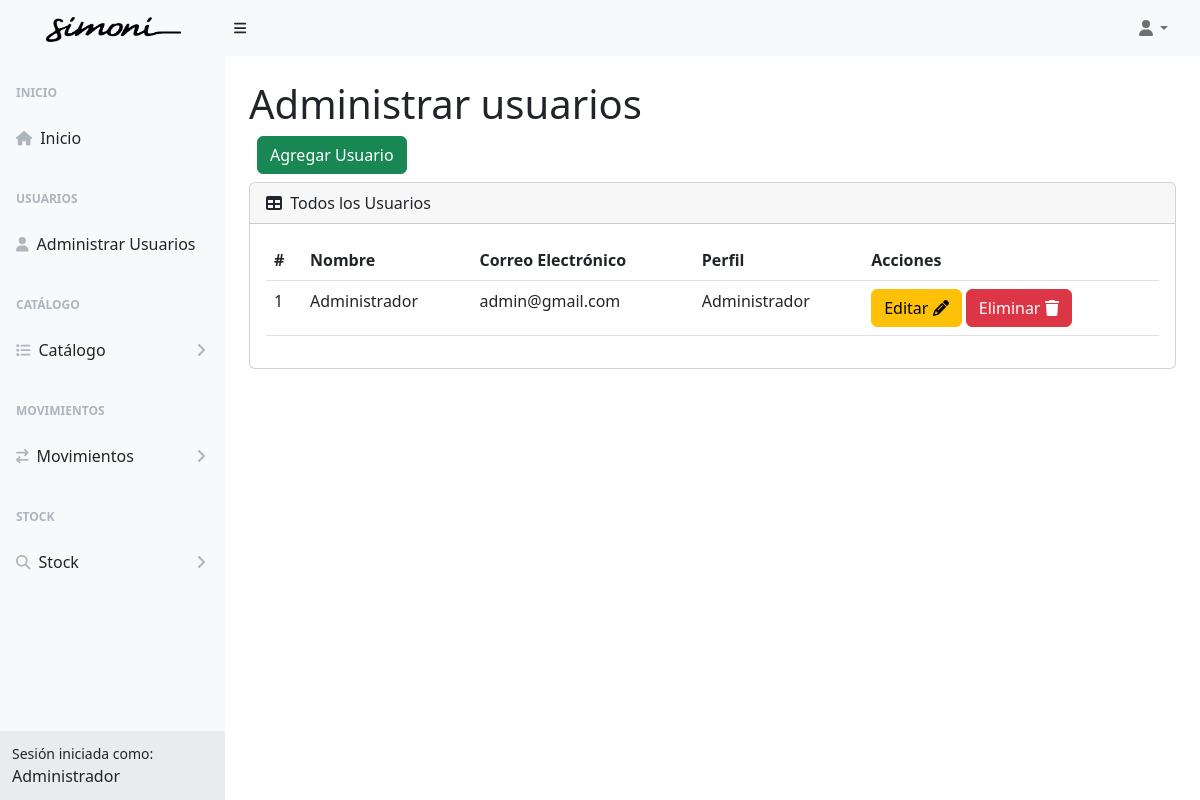
The app's page /usuario (signed in), older data.
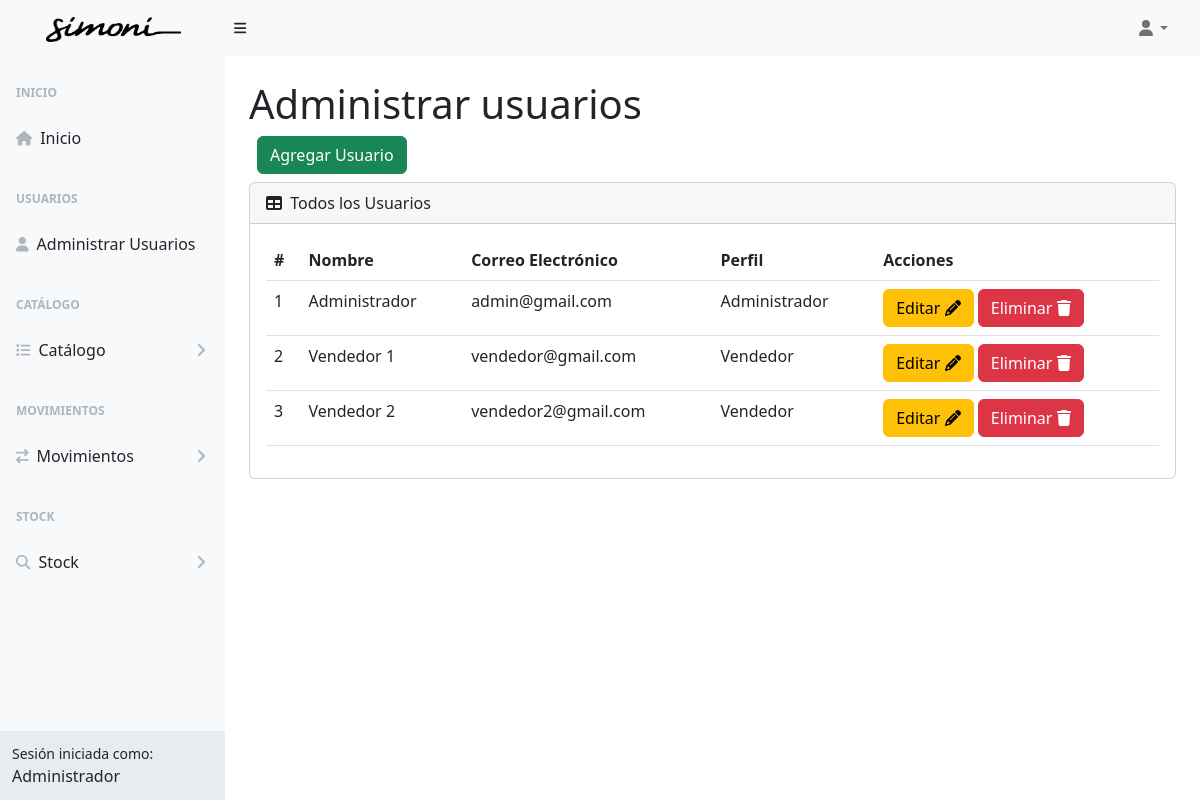
The same page, newer data.
### tables this page shows
CREATE TABLE `tba_usuario`  (
  `IdUsuario` int NOT NULL AUTO_INCREMENT,
  `IdPerfilUsuario` int NOT NULL,
  `NombreUsuario` varchar(50) NOT NULL,
  `CorreoUsuario` varchar(255) NOT NULL,
  `PasswordUsuario` varchar(255) NOT NULL,
  `CelularUsuario` int NULL DEFAULT NULL,
  `FechaCreacion` date NOT NULL,
  `FechaActualizacion` date NOT NULL,
  `UltimaConexion` datetime NULL DEFAULT NULL,
  PRIMARY KEY (`IdUsuario`) USING BTREE,
  INDEX `tba_usuario_fkPerfilUsuario`(`IdPerfilUsuario`) USING BTREE,
  CONSTRAINT `tba_usuario_fkPerfilUsuario` FOREIGN KEY (`IdPerfilUsuario`) REFERENCES `tba_perfilusuario` (`IdPerfilUsuario`) ON DELETE RESTRICT ON UPDATE RESTRICT
);

CREATE TABLE `tba_perfilusuario`  (
  `IdPerfilUsuario` int NOT NULL AUTO_INCREMENT,
  `NombrePerfil` varchar(20) NULL DEFAULT NULL,
  PRIMARY KEY (`IdPerfilUsuario`) USING BTREE
);

### controller/plantilla.controller.php (called while the page is built)
<?php
class ControllerPlantilla
{
  static public function ctrPlantilla()
  {
    include "view/plantilla.php";
  }
}

### index.php (called while the page is built, shortened)
<?php
require_once "controller/plantilla.controller.php";
require_once "controller/usuarios.controller.php";
require_once "controller/salidas.controller.php";
require_once "model/usuarios.model.php";
$plantilla = new ControllerPlantilla();
$plantilla -> ctrPlantilla();

### controller/usuarios.controller.php (called while the page is built, shortened)
<?php
class ControllerUsuarios
{
  static public function ctrMostrarUsuarios()
  {
    $tabla = "tba_usuario";
    $listaUsuarios = ModelUsuarios::mdlMostrarUsuarios($tabla);
    return $listaUsuarios;
  }
}

### model/conexion.php (called while the page is built)
<?php
class Conexion
{
  static public function conn()
  {
    $link = new PDO("mysql:host=localhost;dbname=db_joyeriasimoni","root","");
		$link->exec("set names utf8");
		return $link;
  }
}

### model/usuarios.model.php (called while the page is built, shortened)
<?php
require_once "conexion.php";
class ModelUsuarios
{
  static public function mdlMostrarUsuarios($tabla)
  {
    $statement = Conexion::conn()->prepare("SELECT tba_usuario.IdUsuario, tba_usuario.NombreUsuario, tba_usuario.CorreoUsuario, tba_usuario.IdPerfilUsuario, tba_perfilusuario.NombrePerfil FROM $tabla INNER JOIN tba_perfilusuario ON tba_usuario.IdPerfilUsuario = tba_perfilusuario.IdPerfilUsuario ORDER BY IdUsuario ASC");
    $statement -> execute();
    return $statement -> fetchAll();
  }
}

### view/modules/usuario.php (the view, shortened to what this page needs)
        </div>
      </div>
      <div class="sb-sidenav-footer">
        <div class="small">Sesión iniciada como:</div>
        <?php echo $_SESSION["nombreUsuario"] ?>
      </div>
    </nav>
  </div>
  <div id="layoutSidenav_content">
    <main class="bg">
      <div class="container-fluid px-4">
        <h1 class="mt-4">Administrar usuarios</h1>
          <div class="d-flex m-2">
            <button type="button" class="btn btn-success" data-bs-toggle="modal" data-bs-target="#modalAgregarUsuario">
              Agregar Usuario
            </button>
          </div>
        <div class="card mb-4">
          <div class="card-header">
            <i class="fas fa-table me-1"></i>
            Todos los Usuarios
          </div>
          <div class="card-body">
            <table id="datatablesSimple" class="data-table-Usuario table">
              <thead>
                <tr>
                  <th>#</th>
                  <th>Nombre</th>
                  <th>Correo Electrónico</th>
                  <th>Perfil</th>
                  <th>Acciones</th>
                </tr>
              </thead>
              <tbody>
                <?php
                $usuarios = ControllerUsuarios::ctrMostrarUsuarios();
                foreach ($usuarios as $key => $value)
                {
                  echo
                  '<tr>
                    <td>'.($key + 1).'</td>
                    <td>'.$value["NombreUsuario"].'</td>
                    <td>'.$value["CorreoUsuario"].'</td>
                    <td>'.$value["NombrePerfil"].'</td>
                    <td>
                      <button class="btn btn-warning btnEditarUsuario" codUsuario="'.$value["IdUsuario"].'" data-bs-toggle="modal" data-bs-target="#modalEditarUsuario">Editar <i class="fa-solid fa-pencil"></i></button>
                      <button class="btn btn-danger btnEliminarUsuario" codUsuario="'.$value["IdUsuario"].'">Eliminar <i class="fa-solid fa-trash"></i></button>
                    </td>
                  </tr>';
                }
                ?>
              </tbody>
            </table>
          </div>
        </div>
      </div>
    </main>
  </div>
</div>

### view/plantilla.php (shortened to what this page needs)
<!DOCTYPE html>
<html lang="es">
<head>
  <?php require "modules/header.php" ?>
</head>
  <?php
    if (isset($_SESSION["login"]) && $_SESSION["login"] == "ok")
    {
      echo '<body class="sb-nav-fixed">';
      include "modules/navbar.php";
      echo '
      <div id="layoutSidenav">
        <div id="layoutSidenav_nav">
          <nav class="sb-sidenav accordion sb-sidenav-light" id="sidenavAccordion">
            <div class="sb-sidenav-menu">
              <div class="nav">';
      include "modules/menu.php";
      if(isset($_GET["ruta"]))
      {
        if(
          $_GET["ruta"] == "home" ||
          $_GET["ruta"] == "usuario" ||
          $_GET["ruta"] == "categoria" ||
          $_GET["ruta"] == "producto" ||
          $_GET["ruta"] == "tienda" ||
          $_GET["ruta"] == "stock" ||
          $_GET["ruta"] == "ingresos" ||
          $_GET["ruta"] == "salidas" ||
          $_GET["ruta"] == "crearIngreso" ||
          $_GET["ruta"] == "crearSalida" ||
          $_GET["ruta"] == "buscarRecurso" ||
          $_GET["ruta"] == "editarIngreso" ||
          $_GET["ruta"] == "signout"
        )
        {
          include "modules/".$_GET["ruta"].".php";
        }
        else
        {
          include "web/404.html";
        }
      }
      else
      {
        include "modules/home.php";
      }
      echo '<footer>';
      include "modules/footer.php";
      echo '</footer>';
    }
    else
    {
      include "modules/login.php";
    }
  ?>
</body>
</html>

### view/modules/header.php (shortened to what this page needs)
<link href="https://cdn.jsdelivr.net/npm/simple-datatables@7.1.2/dist/style.min.css" rel="stylesheet" />
<link href="css/styles.css" rel="stylesheet" />
<link href="css/styles-simoni.css" rel="stylesheet" />
<link href="https://cdn.jsdelivr.net/npm/sweetalert2@11.7.5/dist/sweetalert2.min.css" rel="stylesheet">

### view/modules/navbar.php (shortened to what this page needs)
  <nav class="sb-topnav navbar navbar-expand navbar-light bg-light">
  <a class="navbar-brand ps-3" href="index.php"><img class="imagenHeader" src="images/logo-negro.png" ></a>
  <button class="btn btn-link btn-sm order-1 order-lg-0 me-4 me-lg-0" id="sidebarToggle" href="#!"><i class="fas fa-bars"></i></button>
  <ul class="navbar-nav ms-auto ms-md-0 me-3 me-lg-4">
    <li class="nav-item dropdown">
      <a class="nav-link dropdown-toggle" id="navbarDropdown" href="#" role="button" data-bs-toggle="dropdown" aria-expanded="false"><i class="fas fa-user fa-fw"></i></a>
    </li>
  </ul>
</nav>

### view/modules/menu.php (shortened to what this page needs)
<div class="sb-sidenav-menu-heading">Inicio</div>
<a class="nav-link" href="home">
  <div class="sb-nav-link-icon"><i class="fas fa-home"></i></div>
  Inicio
</a>
<?php
  if($_SESSION["perfilUsuario"] == "1")
  {
?>
  <div class="sb-sidenav-menu-heading">Usuarios</div>
  <a class="nav-link" href="usuario">
    <div class="sb-nav-link-icon"><i class="fas fa-user"></i></div>
    Administrar Usuarios
  </a>
  <div class="sb-sidenav-menu-heading">Catálogo</div>
  <a class="nav-link collapsed" href="#" data-bs-toggle="collapse" data-bs-target="#listaCatalogo" aria-expanded="false" aria-controls="collapseLayouts">
    <div class="sb-nav-link-icon"><i class="fas fa-list"></i></div>
    Catálogo
    <div class="sb-sidenav-collapse-arrow"><i class="fas fa-angle-down"></i></div>
  </a>
<?php
  }
?>
<div class="sb-sidenav-menu-heading">Movimientos</div>
<a class="nav-link collapsed" href="#" data-bs-toggle="collapse" data-bs-target="#listaMovimientos" aria-expanded="false" aria-controls="collapseLayouts">
  <div class="sb-nav-link-icon"><i class="fas fa-exchange"></i></div>
  Movimientos
  <div class="sb-sidenav-collapse-arrow"><i class="fas fa-angle-down"></i></div>
</a>
<div class="sb-sidenav-menu-heading">Stock</div>
<a class="nav-link collapsed" href="#" data-bs-toggle="collapse" data-bs-target="#listaStock" aria-expanded="false" aria-controls="collapseLayouts">
  <div class="sb-nav-link-icon"><i class="fas fa-search"></i></div>
  Stock
  <div class="sb-sidenav-collapse-arrow"><i class="fas fa-angle-down"></i></div>
</a>

### view/modules/footer.php (shortened to what this page needs)
<div class="container-fluid px-4">
  <div class="d-flex align-items-center justify-content-between small">
    <div class="text-muted">Copyright &copy; Simoni 2023</div>
  </div>
</div>

### css/styles-simoni.css (style rules this page uses)
.imagenHeader { width: 100; height: 25px; padding-left: 30px; }

Row changes from the older to the newer data that the page shows:
added tba_usuario: NombreUsuario "Vendedor 1", CorreoUsuario "vendedor@gmail.com", IdPerfilUsuario.NombrePerfil "Vendedor"
added tba_usuario: NombreUsuario "Vendedor 2", CorreoUsuario "vendedor2@gmail.com", IdPerfilUsuario.NombrePerfil "Vendedor"
